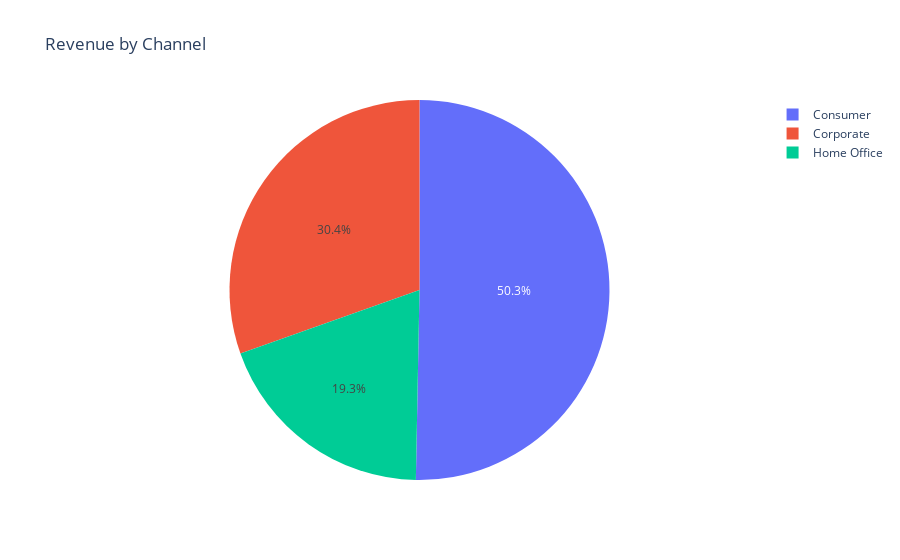
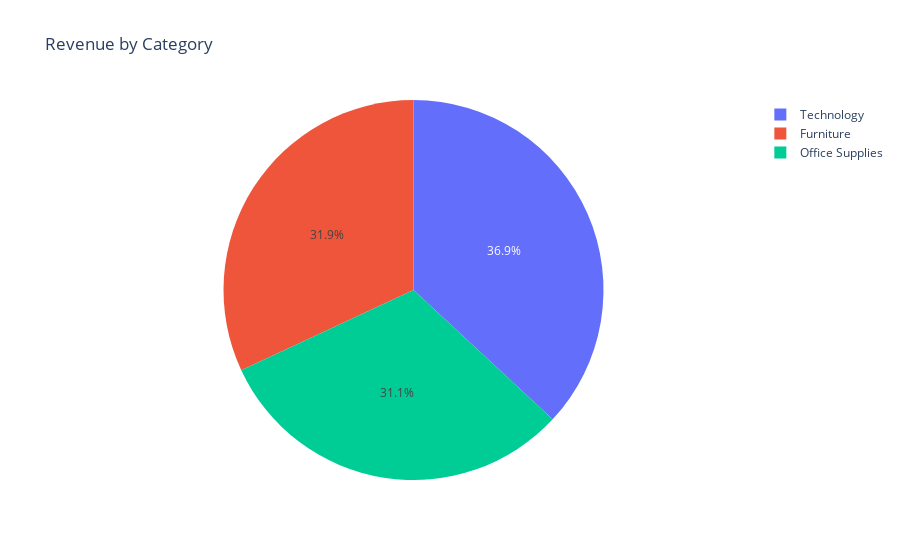
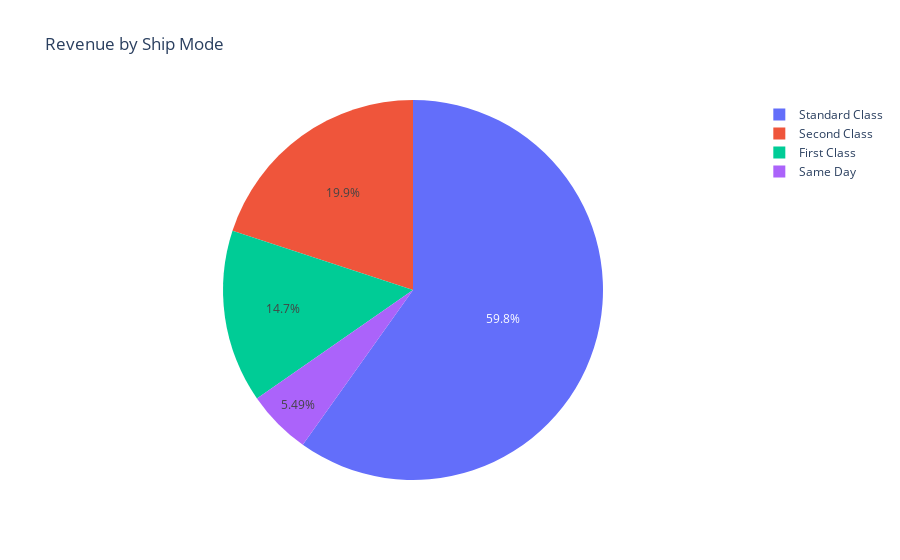

The notebook cell these images were saved under, in order:
### Code cell
#Revenue per Channel, Category and Ship Mode
import plotly.express as px
import plotly

fig = px.pie(chan, values= 'Sales', names= 'Channel', title = 'Revenue by Channel')
fig.show()

fig = px.pie(cat, values= 'Sales', names= 'Category', title = 'Revenue by Category')
fig.show()

fig = px.pie(ship, values= 'Sales', names= 'Ship Mode', title = 'Revenue by Ship Mode')
fig.show()

### Figure 1 — Plotly figure (JSON) as saved in the notebook; plotly's stock layout.template omitted (floating-point values rounded to 4 significant figures)
{"data": [{"domain": {"x": [0, 1], "y": [0, 1]}, "hovertemplate": "Channel=%{label}<br>Sales=%{value}<extra></extra>", "labels": ["Consumer", "Corporate", "Home Office"], "legendgroup": "", "name": "", "showlegend": true, "type": "pie", "values": [1109000.0, 670700.0, 424800.0]}], "layout": {"legend": {"tracegroupgap": 0}, "title": {"text": "Revenue by Channel"}}}

### Figure 2 — Plotly figure (JSON) as saved in the notebook; plotly's stock layout.template omitted (floating-point values rounded to 4 significant figures)
{"data": [{"domain": {"x": [0, 1], "y": [0, 1]}, "hovertemplate": "Category=%{label}<br>Sales=%{value}<extra></extra>", "labels": ["Furniture", "Office Supplies", "Technology"], "legendgroup": "", "name": "", "showlegend": true, "type": "pie", "values": [704000.0, 686600.0, 813900.0]}], "layout": {"legend": {"tracegroupgap": 0}, "title": {"text": "Revenue by Category"}}}

### Figure 3 — Plotly figure (JSON) as saved in the notebook; plotly's stock layout.template omitted (floating-point values rounded to 4 significant figures)
{"data": [{"domain": {"x": [0, 1], "y": [0, 1]}, "hovertemplate": "Ship Mode=%{label}<br>Sales=%{value}<extra></extra>", "labels": ["First Class", "Same Day", "Second Class", "Standard Class"], "legendgroup": "", "name": "", "showlegend": true, "type": "pie", "values": [324500.0, 121000.0, 439700.0, 1319000.0]}], "layout": {"legend": {"tracegroupgap": 0}, "title": {"text": "Revenue by Ship Mode"}}}
